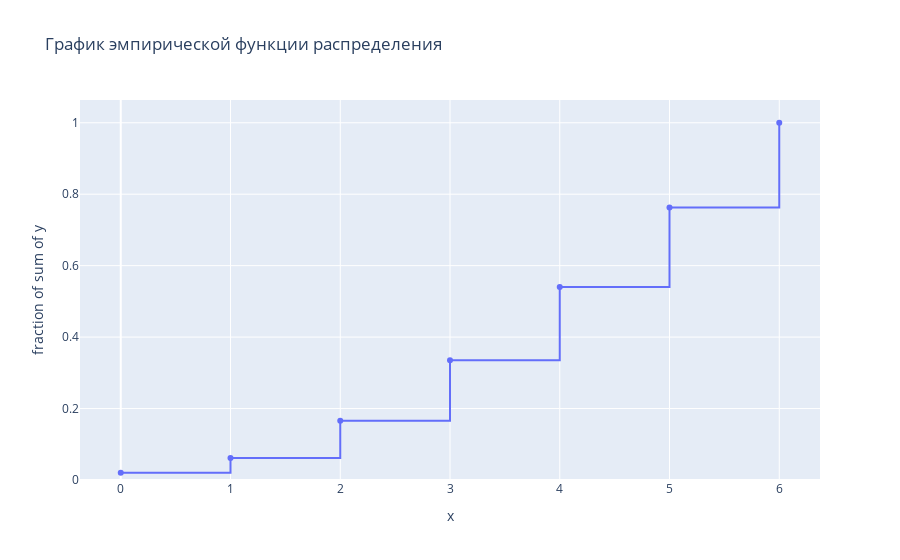

The cell this chart's notebook holds for it:
### Markdown cell above
### График эмпирической функции распределения

### Code cell
fig = px.ecdf(x=unique, y=emp_func.values.tolist()[0], markers=True, title='График эмпирической функции распределения')
fig.show()

### Figure 1 — Plotly figure (JSON) as saved in the notebook; plotly's stock layout.template omitted (floating-point values rounded to 4 significant figures)
{"data": [{"hovertemplate": "x=%{x}<br>fraction of sum of y=%{y}<extra></extra>", "legendgroup": "", "line": {"dash": "solid", "shape": "hv"}, "marker": {"color": "#636efa", "symbol": "circle"}, "mode": "lines+markers", "name": "", "orientation": "v", "showlegend": false, "type": "scatter", "x": [0, 1, 2, 3, 4, 5, 6], "xaxis": "x", "y": [0.02054, 0.06161, 0.1659, 0.3349, 0.5403, 0.763, 1], "yaxis": "y"}], "layout": {"legend": {"tracegroupgap": 0}, "title": {"text": "График эмпирической функции распределения"}, "xaxis": {"anchor": "y", "domain": [0, 1], "title": {"text": "x"}}, "yaxis": {"anchor": "x", "domain": [0, 1], "rangemode": "tozero", "title": {"text": "fraction of sum of y"}}}}
